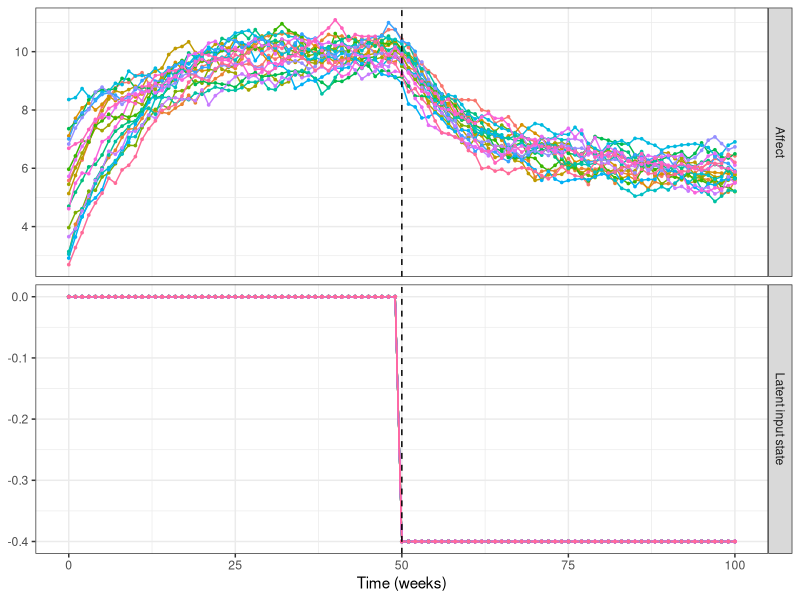

Write R code to recreate this figure.
#######################################
# Adding a persistent shock
# Michael E. Aristodemou
# Week 9: 13.11.2025
#######################################

# install package if it is missing
if (!requireNamespace(c("ggplot2","dplyr","tidyr"), quietly = TRUE)) {
  install.packages(c("ggplot2","dplyr","tidyr"))
}

# load packages
library(dplyr)
library(tidyr)
library(ggplot2)

# Generate data for multiple subjects with individual differences
NSubjects <- 20
times <- seq(from=0, to=100, by=1) #generate sequence of time points when subjects are measured
Nobs <- length(times) #number of observations per subject
initialAffect <- rnorm(n = NSubjects, mean = 5, sd = 2)
A <- -.1 #continuous time state dependence
B <- 1 #continuous intercept
G <- .2 #system noise coefficient
M <- -0.4 #input variable
AM <- 0 #latent input process autoregression
inputTime <- times[ceiling(length(times)/2)] #intervention after ~ 1/2 of time window passed
#create empty data.frame to fill step by step
data <- data.frame(Subject= rep(NA,NSubjects*Nobs),
                   Time = rep(NA,NSubjects*Nobs),
                   Affect = rep(NA,NSubjects*Nobs))
Nsteps <- 100 #number of steps in time to compute between each observation (increased precision)
row <- 0 #initialize row counter, to track which row of the data.frame we are on
for(subi in 1:NSubjects){
  for(obsi in 1:Nobs){ #for each observation of a subject
    row <- row + 1
    if(obsi==1){
      AffectState <- initialAffect[subi] #if first time point, set to initial affect
      InputState <- 0 # initialize latent input process
    }
    if(obsi>1){ #else compute new affect state by taking a sequence of small steps in time
      for(stepi in 1:Nsteps){ #take Nsteps in time between each observation
        # Compute intervention effect
        dInput <- AM*InputState # deterministic slope of our intervention at earlier time point
        if(times[obsi]==inputTime) dInput <- dInput + M # add input effect if intervention time
        InputState <- InputState + dInput * 1/Nsteps # update state using slope and time step
        # Compute Affect state
        dAffect <- A*AffectState + B + InputState # deterministic slope at earlier time point
        AffectState <- AffectState + dAffect * 1/Nsteps + # update state using slope and time step
          G * rnorm(n=1, mean=0, sd=sqrt(1/Nsteps)) # and add system noise
      }
    }
    data$Affect[row] <- AffectState #input affect data
    data$Time[row] <- times[obsi] #input time data
    data$Subject[row] <- subi #input subject data
    data$Input <- ifelse(data$Time == inputTime, 1, 0) #input effect data
    data$InputState[row] <- InputState #input latent intervention process data
  }
}

data$Affect <- data$Affect + rnorm(n=nrow(data), mean = 0, sd = .05) #add measurement error

# -- plots -------------
plot_data <- data %>%
  select(Subject, Time, Affect, InputState) %>%
  pivot_longer(c(Affect, InputState), names_to = "Series", values_to = "Value")

p1=ggplot(plot_data, aes(x = Time, y = Value, color = as.factor(Subject))) +
  geom_line() +
  geom_point(size = 0.6) +
  facet_grid(rows = vars(Series),
             scales = "free_y",
             labeller = as_labeller(c(Affect = "Affect",
                                      InputState = "Latent input state"))) +
  geom_vline(xintercept = inputTime, linetype = "dashed") +
  theme_bw() +
  theme(legend.position = "none") +
  labs(x = "Time (weeks)", y = NULL)
